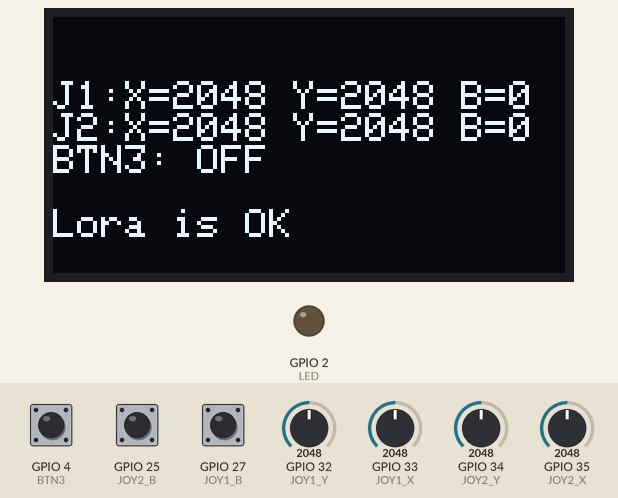
This sketch was run on a simulated ESP32. Shown: 128×64 one-colour display, output pins drawn as LEDs (lit = HIGH). Inputs (shaded band) come from the test bench; at power-on: GPIO 4 (BTN3) HIGH, GPIO 32 (JOY1_Y) = 2048, GPIO 33 (JOY1_X) = 2048, GPIO 34 (JOY2_Y) = 2048, GPIO 35 (JOY2_X) = 2048, GPIO 25 (JOY2_B) HIGH, GPIO 27 (JOY1_B) HIGH. No radio packets arrive unless stated; what the sketch prints to the serial monitor is not drawn.

Above: at 1.2 s.
1.3 s: GPIO 4 (BTN3) pulled LOW for 0.75 s
At 2.4 s:
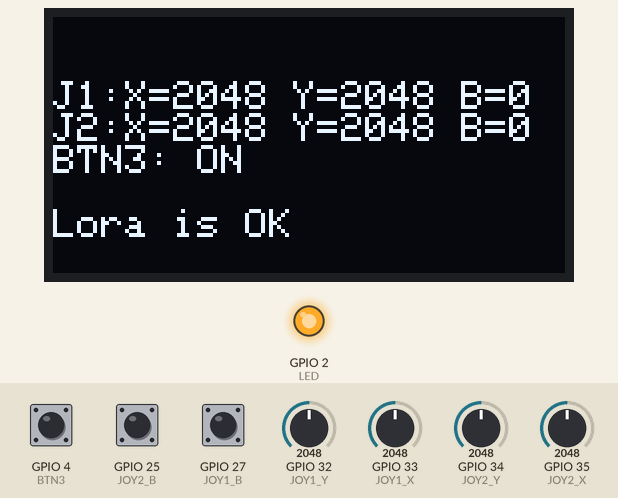
4.0 s: GPIO 32 (JOY1_Y) set to 2866
At 4.8 s:
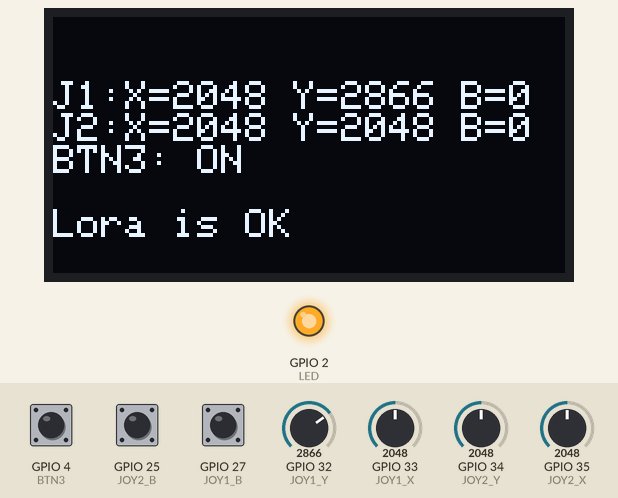
5.8 s: GPIO 33 (JOY1_X) set to 2866
At 6.7 s:
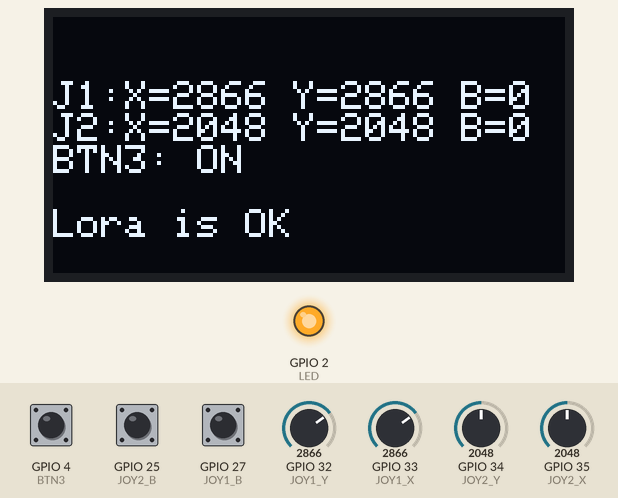
7.7 s: GPIO 34 (JOY2_Y) set to 2866
At 8.4 s:
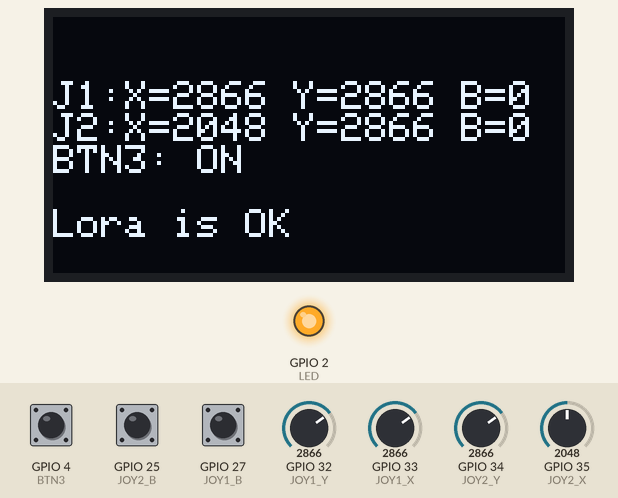
9.5 s: GPIO 35 (JOY2_X) set to 2866
At 10.4 s:
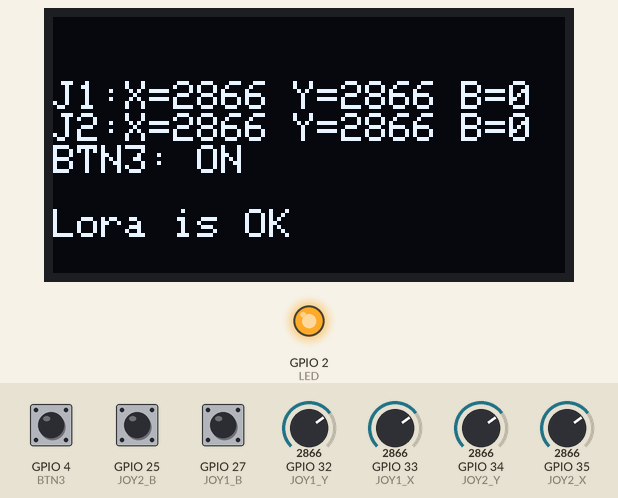
11.3 s: GPIO 25 (JOY2_B) pulled LOW for 0.75 s
At 12.2 s:
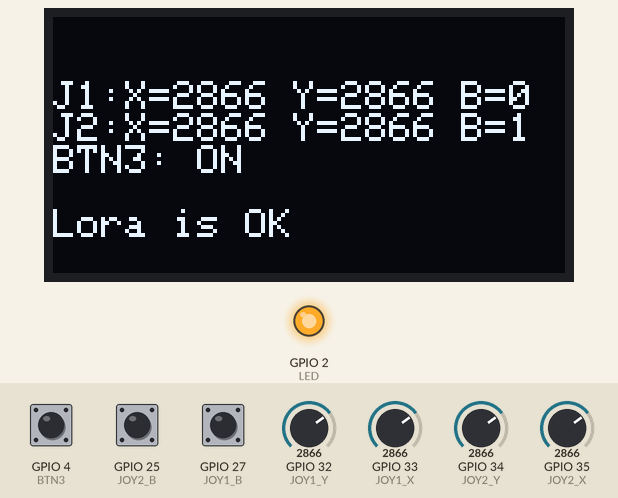
Timing chart, 0 to 14.3 s (numbered marks = the images above; inputs shaded):
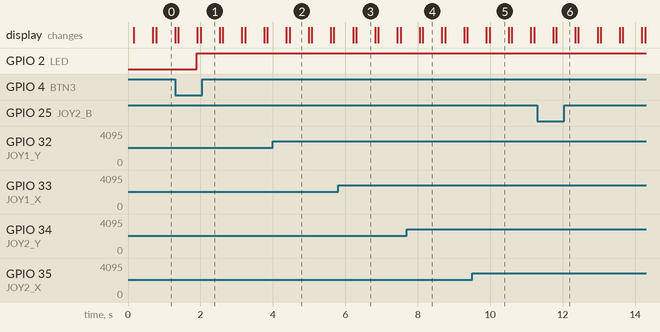

Measured:
- after the input at 1.3 s, GPIO 2 (LED): LOW → HIGH after 0.59 s; the display: first differs from a run without the input after 0.62 s (image 1 shows a later state)
- after the input at 4.0 s, the display: first changes after 0.37 s (image 2 shows a later state)
- after the input at 5.8 s, the display: first changes after 0.41 s (image 3 shows a later state)
- after the input at 7.7 s, the display: first changes after 0.35 s (image 4 shows a later state)
- after the input at 9.5 s, the display: first changes after 0.39 s (image 5 shows a later state)
- after the input at 11.3 s, the display: first changes after 0.43 s (image 6 shows a later state)
- what the display in image 2 shows lasts 0.5 s, from 4.5 s to 5.0 s

The sketch:

screen_ok_sender.ino
```cpp
#include <SPI.h>
#include <LoRa.h>
#include <Wire.h>
#include <Adafruit_GFX.h>
#include <Adafruit_SSD1306.h>

// OLED settings
#define SCREEN_WIDTH 128
#define SCREEN_HEIGHT 64
Adafruit_SSD1306 display(SCREEN_WIDTH, SCREEN_HEIGHT, &Wire, -1);

// LoRa pins
#define SS 5
#define RST 14
#define DIO0 26

// Joystick 2
#define JOY2_X 35
#define JOY2_Y 34
#define JOY2_B 25

// Joystick 1
#define JOY1_X 33
#define JOY1_Y 32
#define JOY1_B 27

// Button & LED
#define BTN3 4
#define LED 2

bool btnState = false;
bool lastButtonState = HIGH;
unsigned long lastDebounceTime = 0;
const unsigned long debounceDelay = 50;

void setup() {
  Serial.begin(115200);

  // Joystick button input
  pinMode(JOY1_B, INPUT_PULLUP);
  pinMode(JOY2_B, INPUT_PULLUP);
  pinMode(BTN3, INPUT_PULLUP);
  pinMode(LED, OUTPUT);

  // LoRa setup
  LoRa.setPins(SS, RST, DIO0);
  if (!LoRa.begin(433E6)) {
    Serial.println("❌ LoRa init failed!");
    while (1);
  }
  Serial.println("✅ LoRa transmitter ready");

  // OLED setup
  if (!display.begin(SSD1306_SWITCHCAPVCC, 0x3C)) {
    Serial.println("SSD1306 failed!");
    while (1);
  }

  display.clearDisplay();
  display.setTextSize(1);
  display.setTextColor(WHITE);
  display.println("Lora is OK");
}

void loop() {
  display.clearDisplay();
  display.setCursor(0, 0);
  display.setTextSize(1);
  display.setTextColor(WHITE);

  // Read joystick values
  int joy1X = analogRead(JOY1_X);
  int joy1Y = analogRead(JOY1_Y);
  int joy1B = !digitalRead(JOY1_B);

  int joy2X = analogRead(JOY2_X);
  int joy2Y = analogRead(JOY2_Y);
  int joy2B = !digitalRead(JOY2_B);

  // Button debounce and toggle logic
  bool buttonRead = digitalRead(BTN3);
  if (buttonRead == LOW && lastButtonState == HIGH) {
    unsigned long currentTime = millis();
    if (currentTime - lastDebounceTime > debounceDelay) {
      btnState = !btnState;
      digitalWrite(LED, btnState ? HIGH : LOW);
      lastDebounceTime = currentTime;
    }
  }
  lastButtonState = buttonRead;

  String key3 = btnState ? "ON" : "OFF";

  // Display joystick data on OLED
  display.setCursor(0, 16);
  display.print("J1:X=");
  display.print(joy1X);
  display.print(" Y=");
  display.print(joy1Y);
  display.print(" B=");
  display.println(joy1B ? "1" : "0");

  display.print("J2:X=");
  display.print(joy2X);
  display.print(" Y=");
  display.print(joy2Y);
  display.print(" B=");
  display.println(joy2B ? "1" : "0");

  display.print("BTN3: ");
  display.println(key3);

  display.display();

  // Create message for LoRa
  String message = "key3:" + key3 +
                   " joy1X:" + String(joy1X) + " joy1Y:" + String(joy1Y) + " joy1B:" + String(joy1B) +
                   " joy2X:" + String(joy2X) + " joy2Y:" + String(joy2Y) + " joy2B:" + String(joy2B);

  // Send via LoRa

  if(LoRa.beginPacket()){
   LoRa.print(message);  // Send message
  LoRa.endPacket();  // End LoRa packet
  Serial.println("📤 Đã gửi: " + message);

  // Update OLED with success message
  display.setCursor(0, 48);
  display.println("Lora is OK");
  display.display();


  }else{

    display.setCursor(0, 48);
  display.println("Lora is Not Ok");
  display.display();

  }


  delay(500);
}
```
